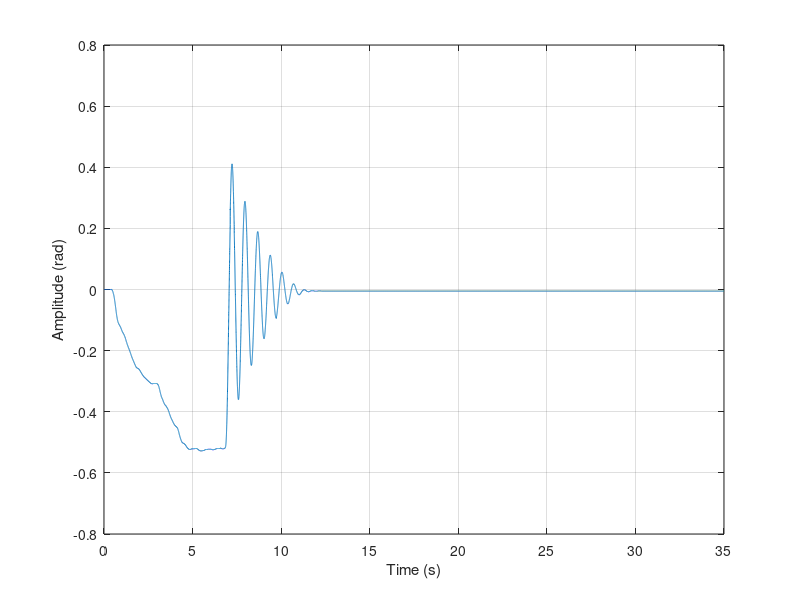

The MATLAB source for this figure: (Note: this script raises an error after producing the figure.)
clear all
close all
clc

%% Importing data

data = textread('Torsional/exp3_test1.txt','','headerlines',22);     %reads text file
time = data(:,1);                                 %time vector
disp = data(:,3);                                     %displacement data

%plot data
figure(1)
plot(time,disp)
xlabel('Time (s)')
ylabel('Amplitude (rad)')
%xlim([7.5 9.5])   %sets axis limits for viewing options xmin, xmax
grid on

%% Finding the peak

[x,y] = ginput(2);

indx = find(time>x(1) & time<x(2));
t = time(indx);
y = disp(indx);

%plot the selected region
figure(2)
plot(time,disp)
xlabel('Time (s)')
ylabel('Amplitude (rad)')
hold on
plot(t,y,'r')


[p1,ind] = max(y);
t_value = t(ind);

figure(3)
plot(time,disp)
xlabel('Time (s)')
ylabel('Amplitude (rad)')
%xlim([7.5 9.5])
hold on
plot(t,y,'r')
plot(t_value,p1,'k*')



